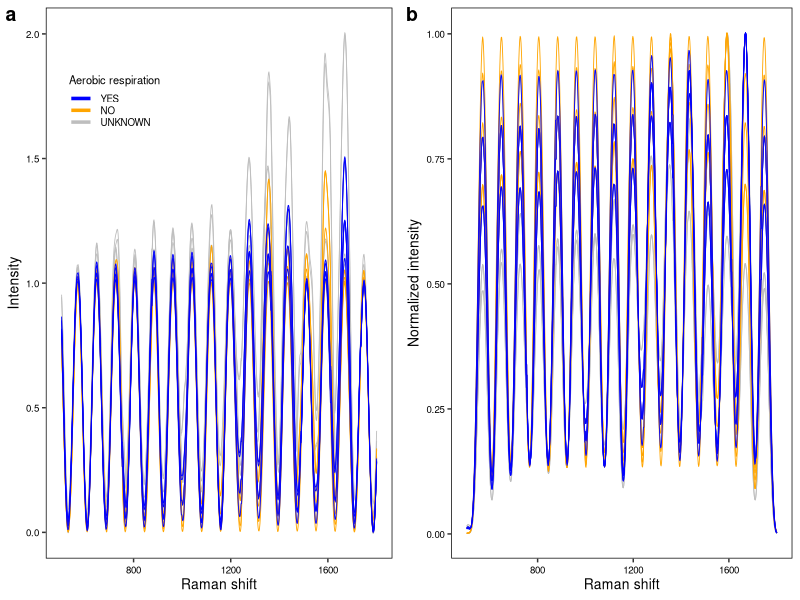
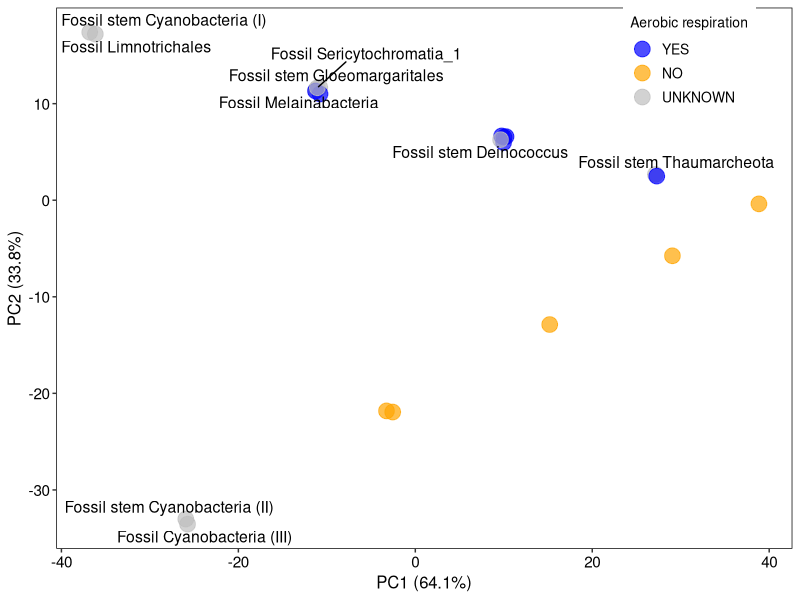
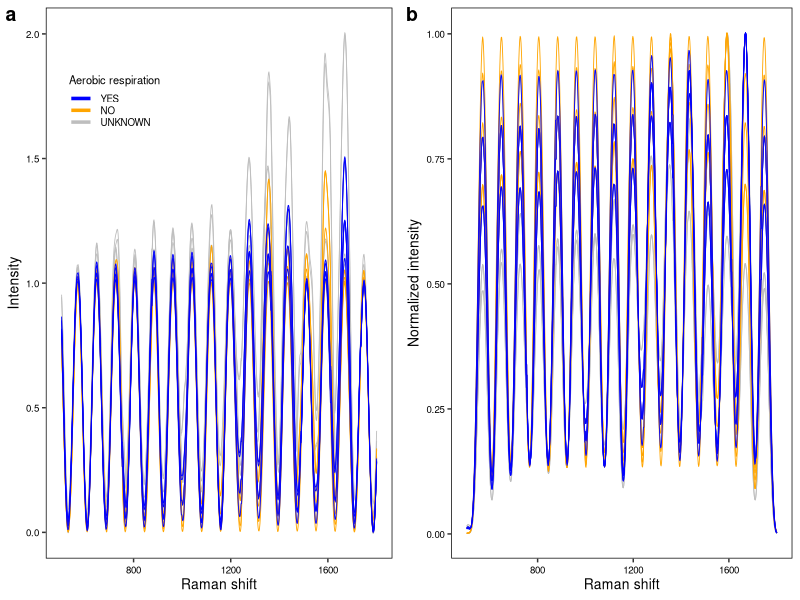
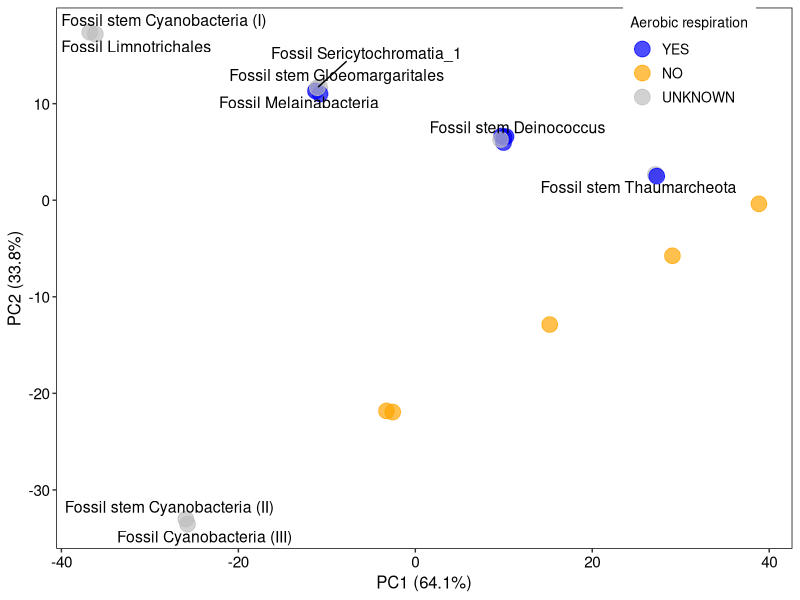

The R source for these figures, in order:
library(readr)
library(dplyr)
library(ggplot2)
library(tidyr)
library(cowplot)
library(ggrepel)

aero <- c("Subfossil Vampirovibrionales", "Modern Vampirovibrionales", "Fossil Sericytochromatia_2", "Modern Sericytochromatia", 
          "Modern Bacteriodetes", "Modern Chloroflexi", "Modern Thaumarchaeota")
no_aero <- c("Fossil Cyanobacteriales", "Modern Cyanobacteriales", "Modern Limnotrichales", "Fossil Gloeomargaritales", "Modern Gloeomargaritales")

quasar_normalized_data <- readr::read_csv("processed_data/spectral_quasar_normalized.csv") %>%
  dplyr::filter(sample != "string", sample != "meta") %>%
  dplyr::mutate(sample = ifelse(sample == "Fossil Sericytochromatia...28", "Fossil Sericytochromatia_1",
                                ifelse(sample == "Fossil Sericytochromatia...30", "Fossil Sericytochromatia_2", sample))) %>%
  dplyr::mutate(aerobic_resp = ifelse(sample %in% aero, "YES", 
                                      ifelse(sample %in% no_aero, "NO", "UNKNOWN"))) %>%
  dplyr::select(sample, aerobic_resp, everything())

quasar_normalized_data_filled <- quasar_normalized_data %>%
  tidyr::pivot_longer(cols = 3:last_col(), names_to = "wavelength", values_to = "value") %>%
  dplyr::group_by(sample) %>%
  dplyr::mutate(wavelength = as.numeric(wavelength)) %>%
  dplyr::arrange(wavelength) %>%
  tidyr::fill(value, .direction = "down") %>%
  dplyr::ungroup() %>%
  tidyr::pivot_wider(names_from = wavelength, values_from = value) %>%
  dplyr::select(where(~ !any(is.na(.)))) %>%
  dplyr::select(sample, aerobic_resp, seq(3, ncol(.), by = 2))


# ====================================================================================================================================================================== #
# Visualizing spectra:
# ====================================================================================================================================================================== #
original <- readr::read_csv("processed_data/midterm_raw_data_transposed.csv") %>%
  dplyr::mutate(sample = ifelse(sample == "Fossil Sericytochromatia...28", "Fossil Sericytochromatia (I)",
                                ifelse(sample == "Fossil Sericytochromatia...30", "Fossil Sericytochromatia (II)", sample))) %>%
  dplyr::mutate(aerobic_resp = ifelse(sample %in% aero, "YES", 
                                      ifelse(sample %in% no_aero, "NO", "UNKNOWN"))) %>%
  dplyr::select(sample, aerobic_resp, everything())

original_filled <- original %>%
  tidyr::pivot_longer(cols = 3:last_col(), names_to = "wavelength", values_to = "value") %>%
  dplyr::group_by(sample) %>%
  dplyr::mutate(wavelength = as.numeric(wavelength)) %>%
  dplyr::arrange(wavelength) %>%
  tidyr::fill(value, .direction = "down") %>%
  dplyr::ungroup() %>%
  tidyr::pivot_wider(names_from = wavelength, values_from = value) %>%
  dplyr::select(where(~ !any(is.na(.)))) %>%
  dplyr::select(sample, aerobic_resp, seq(3, ncol(.), by = 2)) %>%
  dplyr::mutate(aerobic_resp = factor(aerobic_resp, levels = c("YES","NO","UNKNOWN")))


og_spec <- original_filled %>%
  tidyr::pivot_longer(cols = 3:last_col(), names_to = "wavelength", values_to = "value") %>%
  mutate(
    wavelength = as.numeric(wavelength),
    value = as.numeric(value)
  ) %>%
  ggplot(aes(x = wavelength, y = value, color = aerobic_resp, group = sample)) +
  scale_color_manual(values = c("YES" = "blue", "NO" = "orange", "UNKNOWN" = "grey")) +
  geom_line(linewidth = 0.3) +
  # geom_point() +
  theme(panel.background = element_blank(),
        axis.text = element_text(size = 7, color = 'black'),
        axis.title = element_text(size = 10, color = 'black'),
        panel.border = element_rect(color = 'black', fill = NA),
        legend.text = element_text(size = 7, color ='black'),
        legend.title = element_text(size = 8, color = 'black'),
        legend.position = "inside",
        legend.position.inside = c(0.2,0.83),
        legend.key.height = unit(0.3, "cm"), 
        # legend.key.width = unit(0.8, "cm"), 
        legend.spacing.y = unit(0.1, "cm"), 
        legend.key = element_blank()) +
  labs(x = "Raman shift", y = "Intensity", color = "Aerobic respiration") +
  guides(color = guide_legend(override.aes = list(linewidth = 1.2))) 
# og_spec


norm_spec <- quasar_normalized_data_filled %>%
  tidyr::pivot_longer(cols = 3:last_col(), names_to = "wavelength", values_to = "value") %>%
  mutate(
    wavelength = as.numeric(wavelength),
    value = as.numeric(value)
  ) %>%
  dplyr::mutate(aerobic_resp = factor(aerobic_resp, levels = c("YES","NO","UNKNOWN"))) %>%
  ggplot(aes(x = wavelength, y = value, color = aerobic_resp, group = sample)) +
  scale_color_manual(values = c("YES" = "blue", "NO" = "orange", "UNKNOWN" = "grey")) +
  geom_line(linewidth = 0.3) +
  # geom_point() +
  theme(panel.background = element_blank(),
        axis.text = element_text(size = 7, color = 'black'),
        axis.title = element_text(size = 10, color = 'black'),
        panel.border = element_rect(color = 'black', fill = NA),
        legend.position = "none") +
  labs(x = "Raman shift", y = "Normalized intensity", color = "Aerobic respiration")
# norm_spec


spec_plt <- cowplot::plot_grid(
  og_spec, norm_spec,
  nrow = 1,
  rel_widths = c(1,1),
  labels = c("a","b"),
  align = "h")
spec_plt

ggsave("plots/spectra.png", spec_plt, width = 7.5, height = 3.5, dpi = 500)



# ====================================================================================================================================================================== #
# PCA
# ====================================================================================================================================================================== # 
num_cols <- 3:ncol(quasar_normalized_data_filled)
quasar_normalized_data_filled[num_cols] <- lapply(quasar_normalized_data_filled[num_cols], as.numeric)

pca_result <- prcomp(quasar_normalized_data_filled[num_cols], center = TRUE, scale. = TRUE)

pca_df <- data.frame(
  sample = quasar_normalized_data_filled$sample,
  aerobic_resp = quasar_normalized_data_filled$aerobic_resp,
  PC1 = pca_result$x[, 1],
  PC2 = pca_result$x[, 2],
  PC3 = pca_result$x[, 3],
  PC4 = pca_result$x[, 4]) %>%
  dplyr::mutate(aerobic_resp = factor(aerobic_resp, levels = c("YES","NO","UNKNOWN")))

set.seed(1)
pca_df <- pca_df %>%
  dplyr::mutate(PC1_j = jitter(PC1, amount = 0.5),
                PC2_j = jitter(PC2, amount = 0.5))

var_explained <- summary(pca_result)$importance[2, ] * 100

pca <- ggplot(pca_df, aes(x = PC1_j, y = PC2_j, color = aerobic_resp)) +
  geom_point(size = 5, alpha = 0.7) +
  geom_text_repel(data = dplyr::filter(pca_df, aerobic_resp == "UNKNOWN"), aes(label = sample), color = "black", size = 4, max.overlaps = Inf) +
  scale_color_manual(values = c("YES" = "blue", "NO" = "orange", "UNKNOWN" = "grey")) +
  theme(panel.background = element_blank(),
        axis.text = element_text(size = 11, color = 'black'),
        axis.title = element_text(size = 12, color = 'black'),
        panel.border = element_rect(color = 'black', fill = NA),
        legend.text = element_text(size = 10, color ='black'),
        legend.title = element_text(size = 10, color = 'black'),
        legend.position = "inside",
        legend.position.inside = c(0.86,0.9)) +
  labs(x = paste0("PC1 (", round(var_explained[1], 1), "%)"), y = paste0("PC2 (", round(var_explained[2], 1), "%)"), color = "Aerobic respiration") 
pca

ggsave("plots/PCA.png", pca,  width = 7.5, height = 7.5, dpi = 500)

# ====================================================================================================================================================================== #
# Final classification
# ====================================================================================================================================================================== #

classification <- pca_df %>% dplyr::select(sample, aerobic_resp, PC2) %>%
  dplyr::arrange(desc(PC2)) %>%
  dplyr::mutate(inferred = ifelse(aerobic_resp == "UNKNOWN", "YES", "NO")) %>%
  dplyr::mutate(aerobic_resp = ifelse(PC2 > 0, "aerobic", "anaerobic")) %>%
  dplyr::select(-PC2)

write.table(classification, "processed_data/aerobic_species_consensus.tsv", quote = F, row.names = F, col.names = T, sep = '\t')
